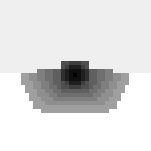
%> input picture ZoneAnalysis/flat_thin_zones_plus_background.tif, 151 x 151 px
$ octave --eval "program_normalize_by_division_by_background_non_cellular_nonormalization;"   (GNU Octave 9; MATLAB toolbox functions it lacks are replaced by stand-ins)
%> lines starting %> are read from the running program, lines starting %| are printed output that depends on the picture
function program_normalize_by_division_by_background_non_cellular_nonormalization

close all

the_folder='Z:\user\mhelm1\Nanomap_Analysis\Data\total';
channels={'dio','homer','sted'};
cd(the_folder);

% names={};
zonesf=imread('Z:\user\mhelm1\Nanomap_Analysis\Matlab\ZoneAnalysis\flat_thin_zones_plus_background.tif'); %% max 11; background up = 16; background down = 17;
%> zonesf is the input picture: size 151x151 uint8; min 1, max 17, mean 14.95
zonesm=imread('Z:\user\mhelm1\Nanomap_Analysis\Matlab\ZoneAnalysis\mushroom_zones_plus_background.tif'); %% max 15; background up = 16; background down = 17;
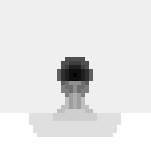
%> input picture ZoneAnalysis/mushroom_zones_plus_background.tif, 151 x 151 px
%> zonesm is the input picture: size 151x151 uint8; min 1, max 17, mean 15.49
zoneso=imread('Z:\user\mhelm1\Nanomap_Analysis\Matlab\ZoneAnalysis\other_zones_plus_background.tif'); %% max 11; background up = 16; background down = 17;
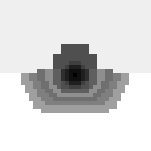
%> input picture ZoneAnalysis/other_zones_plus_background.tif, 151 x 151 px
%> zoneso is the input picture: size 151x151 uint8; min 1, max 17, mean 14.61

matrixm=[]; matrixf=[]; matrixcorrsm=[];matrixcorrsf=[];
[dsstat, dmmess]=fileattrib('*');

files=[];
files=dir;
folders={};
for i=3:numel(files)
    if files(i).isdir && isempty(regexp(files(i).name,'^[_]','once'))
        folders{numel(folders)+1}=files(i).name;
    end
end


corrs=[];

dios=zeros(151,151);
homers=zeros(151,151);
matrix=[];

results={};


for k=1:numel(channels)
    protein_names={};
    matrix=[];
    for abcdef=1:numel(folders)
%         try
            disp(folders{abcdef});
            cd([the_folder filesep folders{abcdef}]);

            expression='(?<=UID-)[a-zA-Z0-9]*';
            UID=regexp(folders{abcdef},expression,'match');

            expression='\S*(?=_UID)';
            name=regexp(folders{abcdef},expression,'match');

            name=cat(2,name,UID);

            protein_names=cat(1,protein_names,name);

% [18 lines of commented-out code are left out]

mush=dlmread(['Mush_' channels{k} '_average_150px_myfilt_total_nonormalization.txt']);
flat=dlmread(['Flat_' channels{k} '_average_150px_myfilt_total_nonormalization.txt']);
other=dlmread(['Other_' channels{k} '_average_150px_myfilt_total_nonormalization.txt']);


            %make mean of signal within spine (so everything except 16 and 17)
            sizm=size(matrix);
            ccc1=find(zonesm>0 & zonesm<16); %ccc2=find(zonesm==17);
            matrix(sizm(1)+1,1)=mean(mush(ccc1));%*100/(mean(mush(ccc2)));

            ccc1=find(zonesf>0 & zonesf<16); %ccc2=find(zonesf==17);
            matrix(sizm(1)+1,2)=mean(flat(ccc1));%*100/(mean(flat(ccc2)));

            ccc1=find(zoneso>0 & zoneso<16); %ccc2=find(zoneso==17);
            matrix(sizm(1)+1,3)=mean(other(ccc1));%*100/(mean(other(ccc2)));

            % [35 lines of commented-out code are left out]
    end

    figure;
    imagesc(matrix); colorbar
    spinetypes={'Mushroom','Stubby','Other'};
    set(gca,'YTick',1:numel(protein_names),'YTickLabel',protein_names,'XTick',1:3,'XTickLabel',spinetypes)
    title(['Mean total ' channels{k} ' Distribution in all zones across the different spine types'])
    cd (the_folder)
    dlmwrite([channels{k} '_matrix_differential_intensities_nonormalization.txt'],matrix)

    if k==1
        results=protein_names;
    end

    results=cat(2,results,num2cell(matrix));
    %matrix is the mean signal of everything within the spine.
    %     xlswrite([channels{k} 'DifferentialIntensities.xlsx'],names','names');
    %     xlswrite([channels{k} 'DifferentialIntensities.xlsx'],matrix,[channels{k} '_matrix']);


end

xlswrite('DifferentialIntensities_nonormalization.xlsx',results);

%> (the run ends here)
